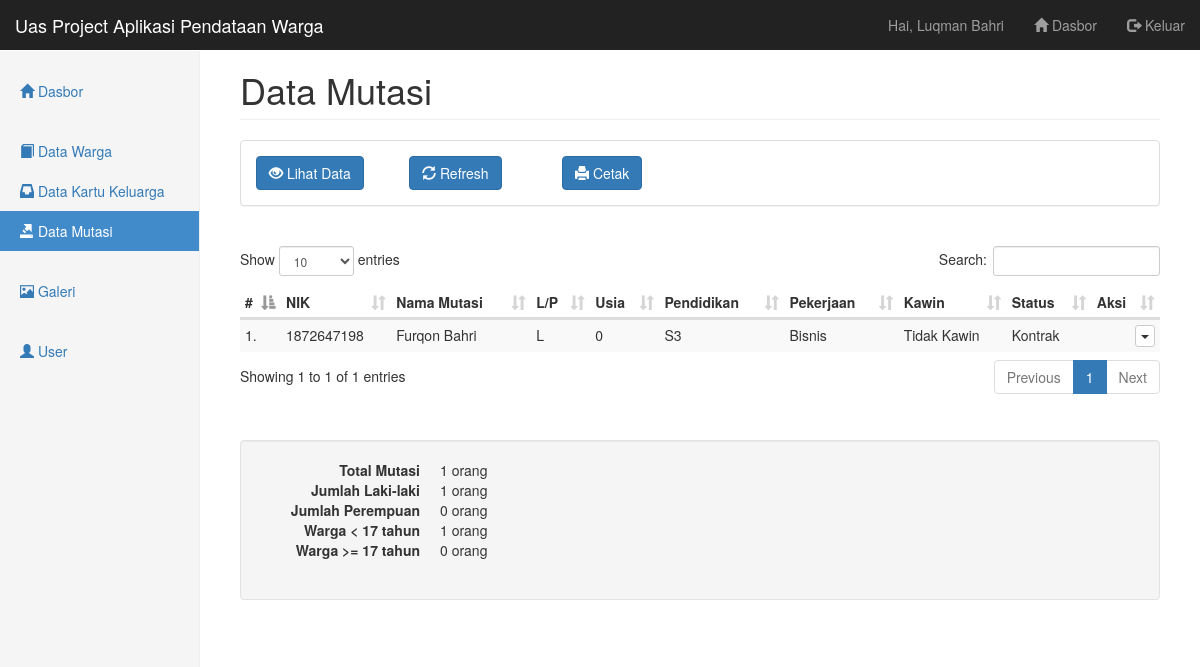
The app's page /pages/mutasi/index.php (signed in) with its own data.
### tables this page shows
CREATE TABLE `mutasi` (
  `id_mutasi` int(11) NOT NULL,
  `nik_mutasi` varchar(16) NOT NULL,
  `nama_mutasi` varchar(45) NOT NULL,
  `tempat_lahir_mutasi` varchar(30) NOT NULL,
  `tanggal_lahir_mutasi` date NOT NULL,
  `jenis_kelamin_mutasi` enum('L','P') NOT NULL,
  `alamat_ktp_mutasi` text NOT NULL,
  `alamat_mutasi` text NOT NULL,
  `desa_kelurahan_mutasi` varchar(30) NOT NULL,
  `kecamatan_mutasi` varchar(30) NOT NULL,
  `kabupaten_kota_mutasi` varchar(30) NOT NULL,
  `provinsi_mutasi` varchar(30) NOT NULL,
  `negara_mutasi` varchar(30) NOT NULL,
  `rt_mutasi` varchar(3) NOT NULL,
  `rw_mutasi` varchar(3) NOT NULL,
  `agama_mutasi` enum('Islam','Kristen','Katholik','Hindu','Budha','Konghucu') NOT NULL,
  `pendidikan_terakhir_mutasi` varchar(20) NOT NULL,
  `pekerjaan_mutasi` varchar(20) NOT NULL,
  `status_perkawinan_mutasi` enum('Kawin','Tidak Kawin') NOT NULL,
  `status_mutasi` enum('Tetap','Kontrak') NOT NULL,
  `id_user` int(11) NOT NULL,
  `created_at` timestamp NOT NULL DEFAULT current_timestamp() ON UPDATE current_timestamp(),
  `updated_at` timestamp NOT NULL DEFAULT '0000-00-00 00:00:00'
);

### pages/mutasi/data-index.php (called while the page is built)
<?php
include('../../config/koneksi.php');
$query = "SELECT *, TIMESTAMPDIFF(YEAR, `tanggal_lahir_mutasi`, CURDATE()) AS usia_mutasi FROM mutasi";
$hasil = mysqli_query($db, $query);
$data_mutasi = array();
while ($row = mysqli_fetch_assoc($hasil)) {
  $data_mutasi[] = $row;
}

### pages/dasbor/data-index.php (called while the page is built, shortened)
<?php
include('../../config/koneksi.php');
$query_mutasi = "SELECT COUNT(*) AS total FROM mutasi";
$hasil_mutasi = mysqli_query($db, $query_mutasi);
$jumlah_mutasi = mysqli_fetch_assoc($hasil_mutasi);
$query_mutasi_l = "SELECT COUNT(*) AS total FROM mutasi WHERE jenis_kelamin_mutasi = 'L'";
$hasil_mutasi_l = mysqli_query($db, $query_mutasi_l);
$jumlah_mutasi_l = mysqli_fetch_assoc($hasil_mutasi_l);
$query_mutasi_p = "SELECT COUNT(*) AS total FROM mutasi WHERE jenis_kelamin_mutasi = 'P'";
$hasil_mutasi_p = mysqli_query($db, $query_mutasi_p);
$jumlah_mutasi_p = mysqli_fetch_assoc($hasil_mutasi_p);
$query_mutasi_ld_17 = "SELECT COUNT(*) AS total FROM mutasi WHERE TIMESTAMPDIFF(YEAR, tanggal_lahir_mutasi, CURDATE()) >= 17 AND tanggal_lahir_mutasi != '0000-00-00'";
$hasil_mutasi_ld_17 = mysqli_query($db, $query_mutasi_ld_17);
$jumlah_mutasi_ld_17 = mysqli_fetch_assoc($hasil_mutasi_ld_17);
$query_mutasi_kd_17 = "SELECT COUNT(*) AS total FROM mutasi WHERE TIMESTAMPDIFF(YEAR, tanggal_lahir_mutasi, CURDATE()) < 17 AND tanggal_lahir_mutasi != '0000-00-00'";
$hasil_mutasi_kd_17 = mysqli_query($db, $query_mutasi_kd_17);
$jumlah_mutasi_kd_17 = mysqli_fetch_assoc($hasil_mutasi_kd_17);

### pages/mutasi/index.php (the view, shortened to what this page needs)
<?php include('../_partials/top.php') ?>
<h1 class="page-header">Data Mutasi</h1>
<?php include('_partials/menu.php') ?>
<?php include('data-index.php') ?>
<?php include('../dasbor/data-index.php') ?>
<table class="table table-striped table-condensed table-hover" id="datatable">
  <thead>
    <tr>
      <th>#</th>
      <th>NIK</th>
      <th>Nama Mutasi</th>
      <th>L/P</th>
      <th>Usia</th>
      <th>Pendidikan</th>
      <th>Pekerjaan</th>
      <th>Kawin</th>
      <th>Status</th>
      <th>Aksi</th>
    </tr>
  </thead>
  <tbody>
    <?php $nomor = 1; ?>
    <?php foreach ($data_mutasi as $mutasi) : ?>
    <tr>
      <td><?php echo $nomor++ ?>.</td>
      <td><?php echo $mutasi['nik_mutasi'] ?></td>
      <td><?php echo $mutasi['nama_mutasi'] ?></td>
      <td><?php echo $mutasi['jenis_kelamin_mutasi'] ?></td>
      <td><?php echo $mutasi['usia_mutasi'] ?></td>
      <td><?php echo $mutasi['pendidikan_terakhir_mutasi'] ?></td>
      <td><?php echo $mutasi['pekerjaan_mutasi'] ?></td>
      <td><?php echo $mutasi['status_perkawinan_mutasi'] ?></td>
      <td><?php echo $mutasi['status_mutasi'] ?></td>
      <td>
        <div class="btn-group pull-right">
          <button type="button" class="btn btn-default btn-xs dropdown-toggle" data-toggle="dropdown" aria-expanded="true">
          <span class="caret"></span>
          </button>
        </div>
      </td>
    </tr>
    <?php endforeach ?>
  </tbody>
</table>
<br><br>
<div class="well">
  <dl class="dl-horizontal">
    <dt>Total Mutasi</dt>
    <dd><?php echo $jumlah_mutasi['total'] ?> orang</dd>
    <dt>Jumlah Laki-laki</dt>
    <dd><?php echo $jumlah_mutasi_l['total'] ?> orang</dd>
    <dt>Jumlah Perempuan</dt>
    <dd><?php echo $jumlah_mutasi_p['total'] ?> orang</dd>
    <dt>Warga < 17 tahun</dt>
    <dd><?php echo $jumlah_mutasi_kd_17['total'] ?> orang</dd>
    <dt>Warga >= 17 tahun</dt>
    <dd><?php echo $jumlah_mutasi_ld_17['total'] ?> orang</dd>
  </dl>
</div>
<?php include('../_partials/bottom.php') ?>

### assets/css/dashboard.css (style rules this page uses)
body { padding-top: 50px; }
.main .page-header { margin-top: 0; }

### records on screen
mutasi: nik_mutasi "1872647198", nama_mutasi "Furqon Bahri", jenis_kelamin_mutasi "L", usia_mutasi "0", pendidikan_terakhir_mutasi "S3", pekerjaan_mutasi "Bisnis", status_perkawinan_mutasi "Tidak Kawin", status_mutasi "Kontrak"

### other values on screen
$_SESSION['user']['nama_user'] "Luqman Bahri"
$jumlah_mutasi['total'] "1"
$jumlah_mutasi_l['total'] "1"
$jumlah_mutasi_p['total'] "0"
$jumlah_mutasi_kd_17['total'] "1"
$jumlah_mutasi_ld_17['total'] "0"
